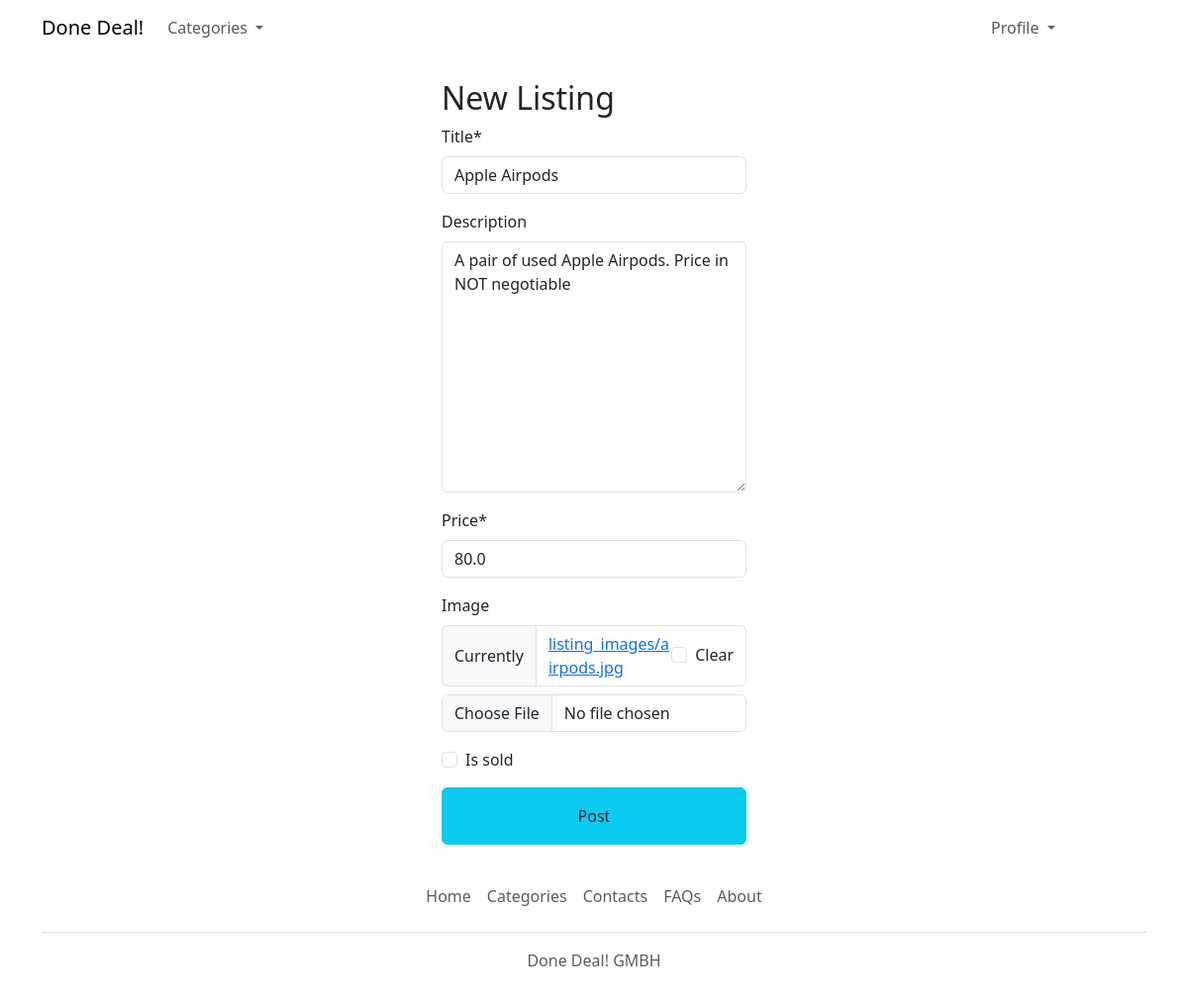
Screenshot of /listing/3/edit_listing/ (signed in) with the database file from the repository.
### listing/models.py (models this page shows, shortened)
class Listing(models.Model):
    title = models.CharField(max_length=255)
    price = models.FloatField(default="0")
    pub_date = models.DateField(auto_now_add=True)
    description = models.TextField(null=True, blank=True)  # optional field
    category = models.ForeignKey(Category, related_name='listings', on_delete=models.CASCADE, blank=True, null=True)
    is_sold = models.BooleanField(default='False')
    seller = models.ForeignKey(settings.AUTH_USER_MODEL, related_name='listings', on_delete=models.CASCADE)
    location = models.ForeignKey(Region, related_name='listings', on_delete=models.PROTECT, blank=True, null=True)
    image = models.ImageField(upload_to='listing_images', blank=True, null=True)

### listing/views.py (the view)
# urls.py: path('<int:pk>/edit_listing/', views.edit_listing, name='edit'),
@login_required
def edit_listing(request, pk):
    listing = get_object_or_404(Listing, pk=pk, seller=request.user)
    if request.method == 'POST':
        form = EditListingForm(request.POST, request.FILES, instance=listing)
        if form.is_valid():
            form.save()
            return redirect('listing:detail', pk=listing.id)
    else:
        form = EditListingForm(instance=listing)
    return render(request, 'listing/new_listing.html', {
        'form': form,
        'title': 'Edit listing',
    })

### listing/forms.py
class EditListingForm(forms.ModelForm):
    class Meta:
        model = Listing
        fields = ('title', 'description', 'price', 'image', 'is_sold')

### listing/templates/listing/new_listing.html (shortened to what this page needs)
{% extends 'core/base.html' %}
{% load crispy_forms_filters %}
{% block content %}
        <div class="jumbotron jumbotron-fluid">
        <div class="container mt-4 px-5 ">
            <div class="row">
                <div class="col-12 col-sm-8 col-md-6 col-lg-4 offset-sm-2 offset-md-3 offset-lg-4">
                    <div class="container-fluid justify-elements-center">
                        <h2>New Listing</h2>
                        <form class="mb-3" method="post" action="." enctype="multipart/form-data">
                            {{form|crispy}}
                            <div class="d-flex justify-content-end">
                                <button class="btn btn-info text-light text-reset w-100 py-3" type="submit">Post
                                </button>
                            </div>
                        </form>
                    </div>
                </div>
            </div>
        </div>
    </div>
{% endblock %}

### rows the page displays
Listing: title "Apple Airpods", description "A pair of used Apple Airpods. Price in NOT negotiable", price "80.0"
